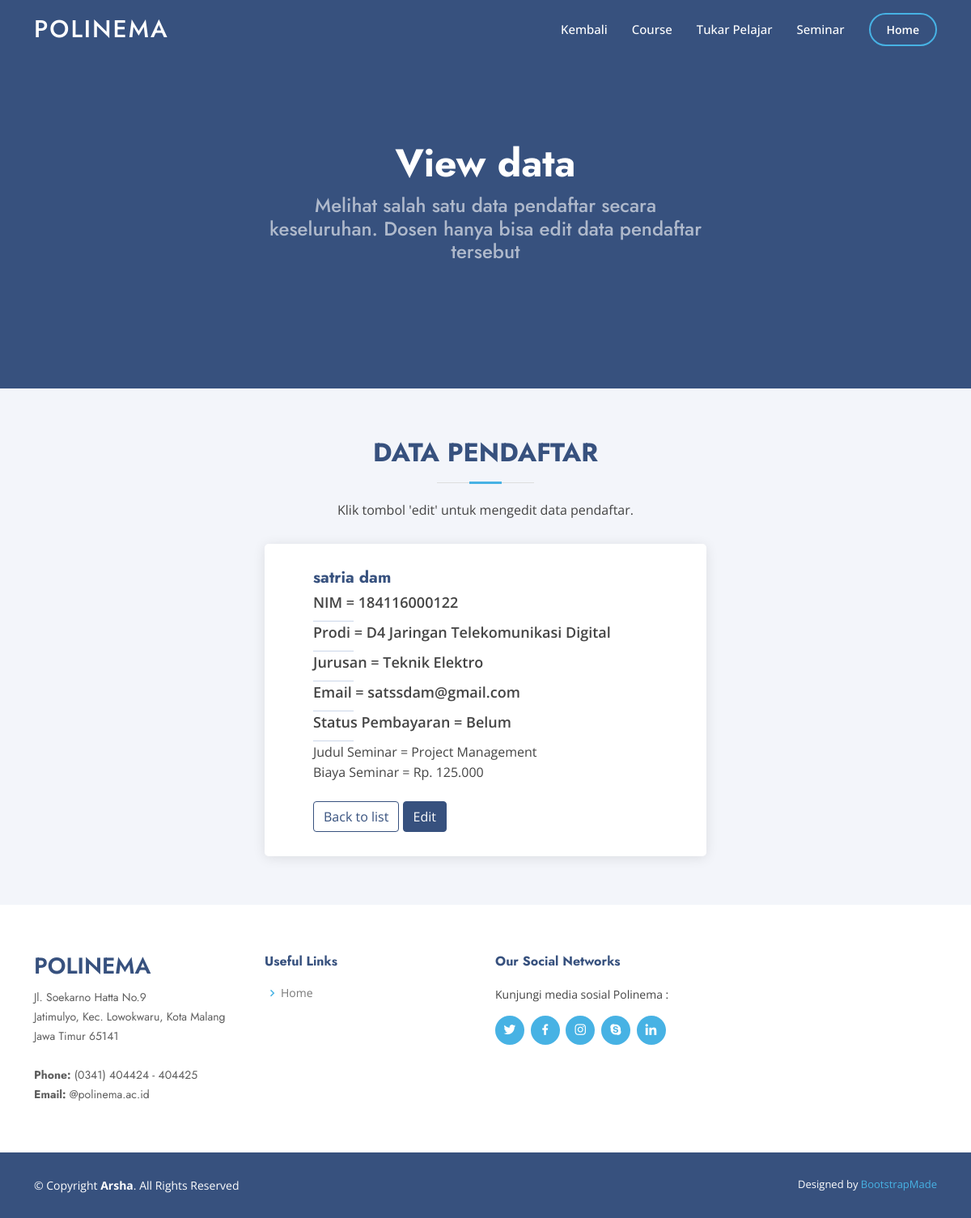
The app's page /viewdatamasuksd.php?id=16 with its own data.
### tables this page shows
CREATE TABLE `mahasiswa` (
  `id_mhs` int(11) NOT NULL,
  `nama_mhs` varchar(50) NOT NULL,
  `nim` varchar(15) NOT NULL,
  `nik` varchar(20) DEFAULT NULL,
  `ipk` float DEFAULT NULL,
  `semester` int(11) DEFAULT NULL,
  `prodi` varchar(50) NOT NULL,
  `jurusan` varchar(50) NOT NULL,
  `email` varchar(50) NOT NULL,
  `status_bayar` varchar(10) NOT NULL DEFAULT 'Belum',
  `id_seminar` int(11) DEFAULT NULL,
  `id_tukper` int(11) DEFAULT NULL
);

CREATE TABLE `seminar` (
  `id_seminar` int(11) NOT NULL,
  `judul` varchar(50) NOT NULL,
  `kuota` varchar(25) NOT NULL,
  `harga_sem` varchar(30) NOT NULL,
  `tanggal_jam` datetime NOT NULL
);

### db/conn.php (called while the page is built, shortened)
<?php
    $host = 'localhost';
    $db = 'internasional';
    $user = 'root';
    $pass = '';
    $charset = 'utf8mb4';
    $dsn = "mysql:host=$host; dbname=$db; charset=$charset";
    try{
        $pdo = new PDO($dsn, $user, $pass);
        $pdo->setAttribute(PDO::ATTR_ERRMODE, PDO::ERRMODE_EXCEPTION);
    } catch(PDOException $e) {
        throw new PDOException($e->getMessage());
    }
    require_once 'crud.php';
    $crud = new crud($pdo);
?>

### db/crud.php (called while the page is built, shortened)
<?php
    class crud{
        private $db;
        function __construct($conn){
            $this->db = $conn;
        }
        public function getMahasiswaDetails($id){
            try{
            $sql = "SELECT * FROM mahasiswa m inner join seminar s on m.id_seminar = s.id_seminar where id_mhs = :id";
            $stmt = $this->db->prepare($sql);
            $stmt->bindparam(':id', $id);
            $stmt->execute();
            $result = $stmt->fetch();
            return $result;
            }catch(PDOException $e){
               echo $e->getMessage();
               return false;
           }
        }
    }
?>

### viewdatamasuksd.php (the view, shortened to what this page needs)
<?php
    require_once 'db/conn.php';
        $id = $_GET['id'];
        $result = $crud->getMahasiswaDetails($id);
?>
<!DOCTYPE html>
<html lang="en">
<head>
  <link href="assets/vendor/aos/aos.css" rel="stylesheet">
  <link href="assets/vendor/bootstrap/css/bootstrap.min.css" rel="stylesheet">
  <link href="assets/vendor/bootstrap-icons/bootstrap-icons.css" rel="stylesheet">
  <link href="assets/vendor/boxicons/css/boxicons.min.css" rel="stylesheet">
  <link href="assets/vendor/glightbox/css/glightbox.min.css" rel="stylesheet">
  <link href="assets/vendor/remixicon/remixicon.css" rel="stylesheet">
  <link href="assets/vendor/swiper/swiper-bundle.min.css" rel="stylesheet">
  <link href="assets/css/stylefs.css" rel="stylesheet">
</head>
<body>
  <header id="header" class="fixed-top ">
    <div class="container d-flex align-items-center">
      <h1 class="logo me-auto"><a href="index.php">POLINEMA</a></h1>
      <nav id="navbar" class="navbar">
        <ul>
          <li><a class="nav-link scrollto" href="datamasuksd.php">Kembali</a></li>
          <li><a class="nav-link scrollto" href="course.php">Course</a></li>
          <li><a class="nav-link scrollto" href="tukper.php">Tukar Pelajar</a></li>
          <li><a class="nav-link scrollto" href="seminar.php">Seminar</a></li>
          <li><a class="getstarted scrollto" href="index.php">Home</a></li>
        </ul>
      </nav>
    </div>
  </header>
  <section id="hero" class="d-flex align-items-center">
    <div class="container">
      <div class="row d-flex justify-content-center">
        <div style="text-align:center;" class="col-lg-6 d-flex flex-column justify-content-center pt-4 pt-lg-0 order-2 order-lg-1" data-aos="fade-up" data-aos-delay="200">
          <h1>View data</h1>
          <h2>Melihat salah satu data pendaftar secara keseluruhan. Dosen hanya bisa edit data pendaftar tersebut </h2>
        </div>
      </div>
    </div>
  </section>
  <main id="main">
    <section id="team" class="team section-bg">
        <div class="container aos-init aos-animate" data-aos="fade-up">
          <div class="section-title">
            <h2>Data Pendaftar</h2>
            <p>Klik tombol 'edit' untuk mengedit data pendaftar.</p>
          </div>
            <div class="row d-flex justify-content-center">
                <div class="col-lg-6">
                    <div class="member d-flex align-items-start aos-init aos-animate" data-aos="zoom-in" data-aos-delay="100">
                        <div class="member-info">
                            <h4><?php echo $result['nama_mhs']?></h4>
                            <span>NIM = <?php echo $result['nim']?></span>
                            <span>Prodi = <?php echo $result['prodi']?></span>
                            <span>Jurusan = <?php echo $result['jurusan']?></span>
                            <span>Email = <?php echo $result['email']?></span>
                            <span>Status Pembayaran = <?php echo $result['status_bayar']?></span>
                            <p>Judul Seminar = <?php echo $result['judul']?></p>
                            <p>Biaya Seminar = <?php echo $result['harga_sem']?></p>
                            <br>
                            <a href="datamasuksd.php" class="btn btn-info" style="background-color:white; border-color: #37517e; color:#37517e;">Back to list</a>
                            <a href="editdatamasuksd.php?id=<?php echo $result['id_mhs'] ?>" class="btn btn-warning" style="background-color:#37517e; border-color: #37517e; color:white;">Edit</a>
                        </div>
                    </div>
                </div>
            </div>
        </div>
      </section>
  </main>
  <footer id="footer">
    <div class="footer-top">
      <div class="container">
        <div class="row">
          <div class="col-lg-3 col-md-6 footer-contact">
            <h3>Polinema</h3>
            <p>
              Jl. Soekarno Hatta No.9 <br>
              Jatimulyo, Kec. Lowokwaru, Kota Malang<br>
              Jawa Timur 65141 <br><br>
              <strong>Phone:</strong> (0341) 404424 - 404425<br>
              <strong>Email:</strong> @polinema.ac.id<br>
            </p>
          </div>
          <div class="col-lg-3 col-md-6 footer-links">
            <h4>Useful Links</h4>
            <ul>
              <li><i class="bx bx-chevron-right"></i> <a href="index.php">Home</a></li>
            </ul>
          </div>
          <div class="col-lg-3 col-md-6 footer-links">
            <h4>Our Social Networks</h4>
            <p>Kunjungi media sosial Polinema :</p>
            <div class="social-links mt-3">
              <a href="#" class="twitter"><i class="bx bxl-twitter"></i></a>
              <a href="#" class="facebook"><i class="bx bxl-facebook"></i></a>
              <a href="#" class="instagram"><i class="bx bxl-instagram"></i></a>
              <a href="#" class="google-plus"><i class="bx bxl-skype"></i></a>
              <a href="#" class="linkedin"><i class="bx bxl-linkedin"></i></a>
            </div>
          </div>
        </div>
      </div>
    </div>
    <div class="container footer-bottom clearfix">
      <div class="copyright">
        &copy; Copyright <strong><span>Arsha</span></strong>. All Rights Reserved
      </div>
      <div class="credits">
        Designed by <a href="https://bootstrapmade.com/">BootstrapMade</a>
      </div>
    </div>
  </footer>
</body>
</html>

### assets/css/stylefs.css (style rules this page uses)
body { font-family: "Open Sans", sans-serif; color: #444444; }
a { color: #47b2e4; text-decoration: none; }
h1, h2, h3, h4, h5, h6 { font-family: "Jost", sans-serif; }
#header { transition: all 0.5s; z-index: 997; padding: 15px 0; }
#header .logo { font-size: 30px; margin: 0; padding: 0; line-height: 1; font-weight: 500; letter-spacing: 2px; text-transform: uppercase; }
#header .logo a { color: #fff; }
.navbar { padding: 0; }
.navbar ul { margin: 0; padding: 0; display: flex; list-style: none; align-items: center; }
.navbar li { position: relative; }
.navbar a { display: flex; align-items: center; justify-content: space-between; padding: 10px 0 10px 30px; font-size: 15px; font-weight: 500; color: #fff; white-space: nowrap; transition: 0.3s; }
.navbar .getstarted { padding: 8px 20px; margin-left: 30px; border-radius: 50px; color: #fff; font-size: 14px; border: 2px solid #47b2e4; font-weight: 600; }
#hero { width: 100%; height: 60vh; background: #37517e; }
#hero .container { padding-top: 70px; }
#hero h1 { margin: 0 0 10px 0; font-size: 48px; font-weight: 700; line-height: 56px; color: #fff; }
#hero h2 { color: rgba(255, 255, 255, 0.6); margin-bottom: 50px; font-size: 24px; }
section { padding: 60px 0; overflow: hidden; }
.section-bg { background-color: #f3f5fa; }
.section-title { text-align: center; padding-bottom: 30px; }
.section-title h2 { font-size: 32px; font-weight: bold; text-transform: uppercase; margin-bottom: 20px; padding-bottom: 20px; position: relative; color: #37517e; }
.section-title h2::before { content: ''; position: absolute; display: block; width: 120px; height: 1px; background: #ddd; bottom: 1px; left: calc(50% - 60px); }
.section-title h2::after { content: ''; position: absolute; display: block; width: 40px; height: 3px; background: #47b2e4; bottom: 0; left: calc(50% - 20px); }
.section-title p { margin-bottom: 0; }
.team .member { position: relative; box-shadow: 0px 2px 15px rgba(0, 0, 0, 0.1); padding: 30px; border-radius: 5px; background: #fff; transition: 0.5s; }
.team .member .member-info { padding-left: 30px; }
.team .member h4 { font-weight: 700; margin-bottom: 5px; font-size: 20px; color: #37517e; }
.team .member span { display: block; font-size: 18px; padding-bottom: 10px; position: relative; font-weight: 600; }
.team .member span::after { content: ''; position: absolute; display: block; width: 50px; height: 1px; background: #cbd6e9; bottom: 0; left: 0; }
.team .member p { margin: 1px 0 0 0; font-size: 16px; }
#footer { font-size: 14px; background: #37517e; }
#footer .footer-top { padding: 60px 0 30px 0; background: #fff; }
#footer .footer-top .footer-contact { margin-bottom: 30px; }
#footer .footer-top .footer-contact h3 { font-size: 28px; margin: 0 0 10px 0; padding: 2px 0 2px 0; line-height: 1; text-transform: uppercase; font-weight: 600; color: #37517e; }
#footer .footer-top .footer-contact p { font-size: 14px; line-height: 24px; margin-bottom: 0; font-family: "Jost", sans-serif; color: #5e5e5e; }
#footer .footer-top h4 { font-size: 16px; font-weight: bold; color: #37517e; position: relative; padding-bottom: 12px; }
#footer .footer-top .footer-links { margin-bottom: 30px; }
#footer .footer-top .footer-links ul { list-style: none; padding: 0; margin: 0; }
#footer .footer-top .footer-links ul i { padding-right: 2px; color: #47b2e4; font-size: 18px; line-height: 1; }
#footer .footer-top .footer-links ul li { padding: 10px 0; display: flex; align-items: center; }
#footer .footer-top .footer-links ul li:first-child { padding-top: 0; }
#footer .footer-top .footer-links ul a { color: #777777; transition: 0.3s; display: inline-block; line-height: 1; }
#footer .footer-top .social-links a { font-size: 18px; display: inline-block; background: #47b2e4; color: #fff; line-height: 1; padding: 8px 0; margin-right: 4px; border-radius: 50%; text-align: center; width: 36px; height: 36px; transition: 0.3s; }
#footer .footer-bottom { padding-top: 30px; padding-bottom: 30px; color: #fff; }
#footer .copyright { float: left; }
#footer .credits { float: right; font-size: 13px; }
#footer .credits a { transition: 0.3s; }

### records on screen
mahasiswa: nama_mhs "satria dam", nim "184116000122", prodi "D4 Jaringan Telekomunikasi Digital", jurusan "Teknik Elektro", email "satssdam@gmail.com", status_bayar "Belum", id_seminar.judul "Project Management", id_seminar.harga_sem "Rp. 125.000"
